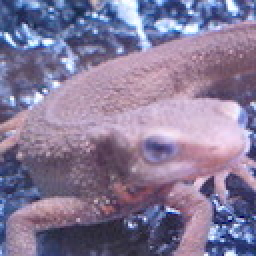
#> input picture Question_11_20/image_11_20/imori.jpg, 128 x 128 px, found by its file name (shown 2 times larger)
$ python q71.py
#> lines starting #> are read from the running program, lines starting #| are printed output that depends on the picture
#> further down, img is the input picture: shape (128, 128, 3); mean B, G, R 152.8, 121.8, 134.1
import cv2
import numpy as np

def musking(img):
    #BGR -> HSV
    # print(img)
    img_hsv = cv2.cvtColor(img, cv2.COLOR_BGR2HSV)
#> img_hsv: shape (128, 128, 3); mean H, S, V 137.6, 67.6, 156.4
    musk = np.zeros_like(img_hsv)
    musk_blue = np.zeros_like(img_hsv)

    musk_blue[(img_hsv[:,:,0] >= 90) & (img_hsv[:,:, 0] <= 130)] = 1
    musk = 1 - musk_blue

    out_hsv = musk * img_hsv
#> out_hsv: shape (128, 128, 3); mean H, S, V 89.5, 28.9, 96.2

    out = cv2.cvtColor(out_hsv, cv2.COLOR_HSV2BGR)
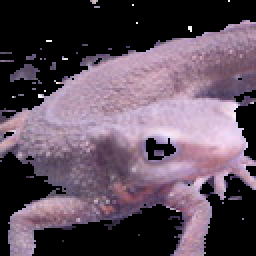
#> out: shape (128, 128, 3) (shown 2 times larger); mean B, G, R 92.4, 78.3, 94.4
    out = out.astype(np.uint8)
    return out

img = cv2.imread("./image_71_80/imori.jpg")
img_ans = musking(img)

cv2.imwrite("./image_71_80/answer_71.jpg",img_ans)
cv2.imshow("result", img_ans)
cv2.waitKey(0)
cv2.destroyAllWindows()
